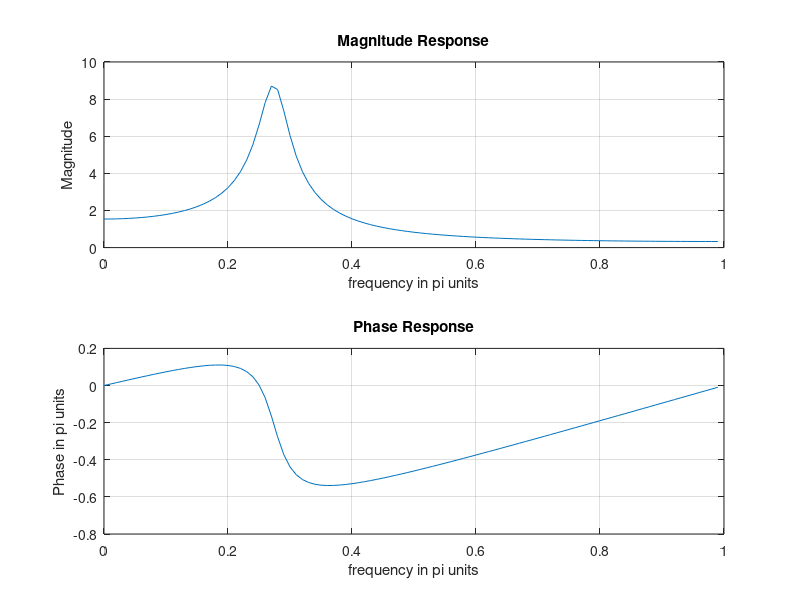

Write the MATLAB code that produced this figure.
A = [1 -1.2 0.85];
B = [1 0 0];

p = roots(A);     % poles
z = roots(B);     % zeros

disp("Poles:"); disp(p);
disp("Zeros:"); disp(z);

pole_magnitudes = abs(p);
if all(pole_magnitudes < (1 - eps))
    disp('System is stable')
else
    disp('System is unstable')
end

zplane(B,A);
[H,w] = freqz(B,A,100);
magH = abs(H);
phaH = angle(H);
subplot(2,1,1);
plot(w/pi,magH);
grid
xlabel('frequency in pi units'); ylabel('Magnitude');
title('Magnitude Response');
subplot(2,1,2);
plot(w/pi,phaH/pi);
grid
xlabel('frequency in pi units'); ylabel('Phase in pi units');
title('Phase Response');